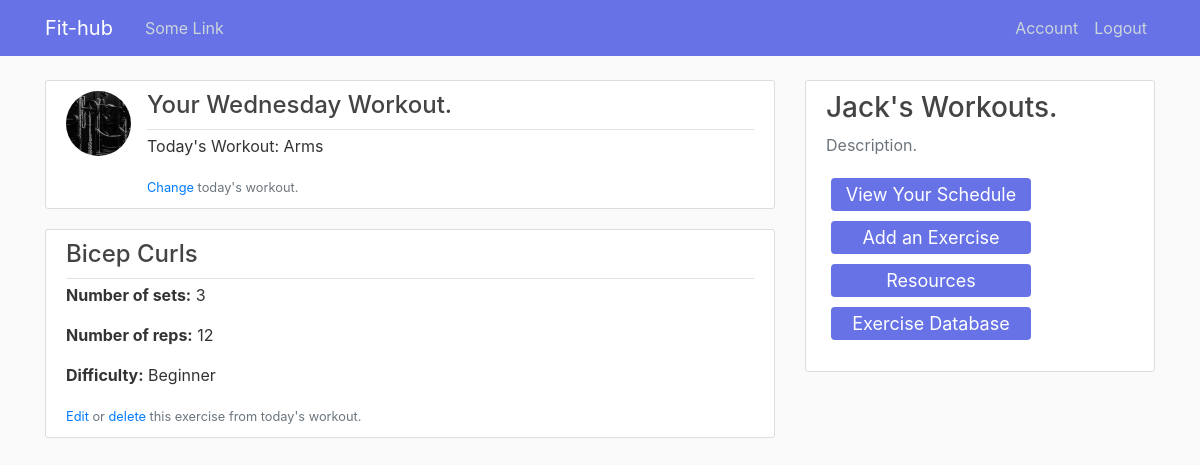
Page /workouts/Wednesday (signed in) on the committed database.
### main/models.py (models this page shows, shortened)
class Schedule(db.Model):
    id = db.Column(db.Integer, unique = True, nullable = False, primary_key = True)
    day_of_week = db.Column(db.String, unique = False, nullable = False)
    workout = db.Column(db.String, unique = False, nullable = False)
    user_id = db.Column(db.Integer, db.ForeignKey('user.id'), nullable = False)

class Exercise(db.Model):
    id = db.Column(db.Integer, unique = True, nullable = False, primary_key = True)
    name = db.Column(db.String, unique = False, nullable = False)
    day = db.Column(db.String, unique = False, nullable = False)
    workout = db.Column(db.String, unique = False, nullable = False)
    num_sets = db.Column(db.Integer, unique = False, nullable = False)
    num_reps = db.Column(db.Integer, unique = False, nullable = False)
    difficulty = db.Column(db.String, unique = False, nullable = False, default = "None Given")
    user_id = db.Column(db.Integer, db.ForeignKey('user.id'), nullable = False)

class User(db.Model, UserMixin):
    id = db.Column(db.Integer, primary_key = True)
    username = db.Column(db.String(20), unique = True, nullable = False)
    first_name = db.Column(db.String(50), unique = False, nullable = False)
    last_name = db.Column(db.String(50), unique = False, nullable = False)
    email = db.Column(db.String(120), unique = True, nullable = False)
    profile_image = db.Column(db.String(20), unique = False, nullable = False, default = 'default_image.jpg')
    password = db.Column(db.String(60), nullable = False)
    date_joined = db.Column(db.String, nullable = False, default = datetime.strftime(datetime.today(), "%b %d %Y"))
    profile = db.relationship('Profile', backref = 'user', lazy = True)
    meal = db.relationship('Meal', backref = 'user', lazy = True)

### main/routes.py (the view)
@app.route("/workouts/<day>")
@login_required
def workouts_day(day):
    workout = Schedule.query.filter(Schedule.user_id == current_user.id, Schedule.day_of_week == day).first().workout
    exercises = Exercise.query.filter(Exercise.user_id == current_user.id, Exercise.day == day).all()
    return render_template("workouts-day.html", title = "Daily Workout", day = day, workout = workout, exercises = exercises)

### main/models.py (called while the page is built)
@login_manager.user_loader
def load_user(user_id):
    return User.query.get(int(user_id))

### main/templates/workouts-day.html (shortened to what this page needs)
{% extends "layout.html" %}
{% block content %}
    {%  if current_user.is_authenticated %}
      <article class="media content-section">
        <img class="rounded-circle article-img" src="{{ url_for('static', filename='images/workout-' + day + '.jpg') }}">
        <div class="media-body">
          <div class="article-metadata">
            <h4>Your {{ day }} Workout.</h4>
          </div>
          <ul>
            <li><p>Today's Workout: {{ workout }}</p></li>
          </ul>
          <small class="text-muted"><a href="{{ url_for('update_workout2', day = day) }}">Change</a> today's workout.</small>
        </div>
      </article>
    {% for exercise in exercises %}
       <article class="media content-section">
        <div class="media-body">
          <div class="article-metadata">
            <h4>{{ exercise.name }}</h4>
          </div>
          <ul>
            <li><p><strong>Number of sets:</strong> {{ exercise.num_sets }}</p></li>
            <li><p><strong>Number of reps:</strong> {{ exercise.num_reps }}</p></li>
            <li><p><strong>Difficulty:</strong> {{ exercise.difficulty }}</p></li>
          </ul>
          <small class="text-muted"><a href="{{ url_for('edit_exercise2', day = day, exercise_id = exercise.id) }}">Edit</a> or
            <a href="">delete</a> this exercise from today's workout.</small>
        </div>
      </article>
    {% endfor %}
    {% else %}
    <h2>Workout </h2>
{% endif %}
{% endblock content %}
{% block content1 %}
    <div class="col-md-4">
        <div class="content-section1">
         {%  if current_user.is_authenticated %}
         <h3>{{ current_user.first_name }}'s Workouts.</h3>
         <p class='text-muted'>Description.
            <ul class="list-group">
              <a href="{{ url_for('view_schedule') }}" class="button3">
                <span>View Your Schedule</span></a>
              <a href="{{ url_for('add_exercise2', day = day) }}" class="button3">
              	<span>Add an Exercise</span></a>
              <a href="" class="button3">
                <span>Resources</span></a>
              <a href="" class="button3">
              	<span>Exercise Database</span></a>
          {% endif %}
            </ul>
         </p>
        </div>
    </div>
{% endblock content1 %}

### main/static/main.css (style rules this page uses)
body { background: #fafafa; color: #333333; margin-top: 5rem; list-style: none; }
h1, h2, h3, h4, h5, h6 { color: #444444; }
ul { padding: 0; list-style-type: none; }
.col-md-4 { position: relative; }
.content-section { background: #ffffff; padding: 10px 20px; border: 1px solid #dddddd; border-radius: 3px; margin-bottom: 20px; }
.content-section1 { background: #ffffff; padding: 10px 20px; border: 1px solid #dddddd; border-radius: 3px; margin-bottom: 20px; position: fixed; width: 350px; }
.article-img { height: 65px; width: 65px; margin-right: 16px; }
.article-metadata { padding-bottom: 1px; margin-bottom: 4px; border-bottom: 1px solid #e3e3e3; }
.button3 { display: inline-block; border-radius: 4px; background-color: #6672E5; border: none; color: #FFFFFF; text-align: center; font-size: 18px; padding: 3px; width: 200px; transition: all 0.5s; cursor: pointer; margin: 5px; text-decoration: none; }
.button3 span { cursor: pointer; display: inline-block; position: relative; transition: 0.5s; }
.button3 span:after { content: '\00bb'; position: absolute; opacity: 0; top: 0; right: -20px; transition: 0.5s; }

### rows in the picture
Schedule: workout "Arms"
Exercise: name "Bicep Curls", num_sets "3", num_reps "12", difficulty "Beginner"
User: first_name "Jack"

### other values in the picture
{{ day }} "Wednesday"
